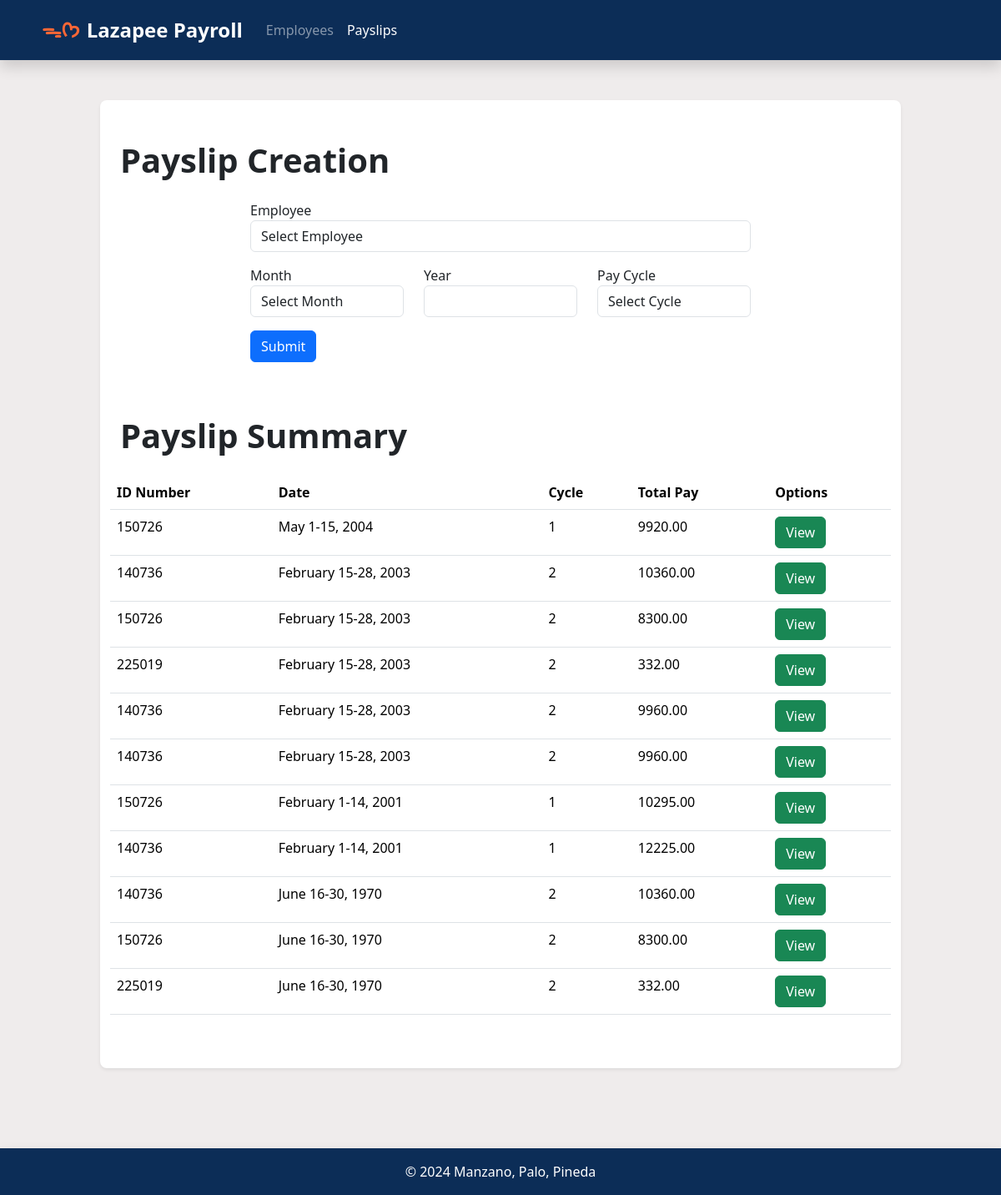
/payslips/, run on an earlier commit of the app's database.
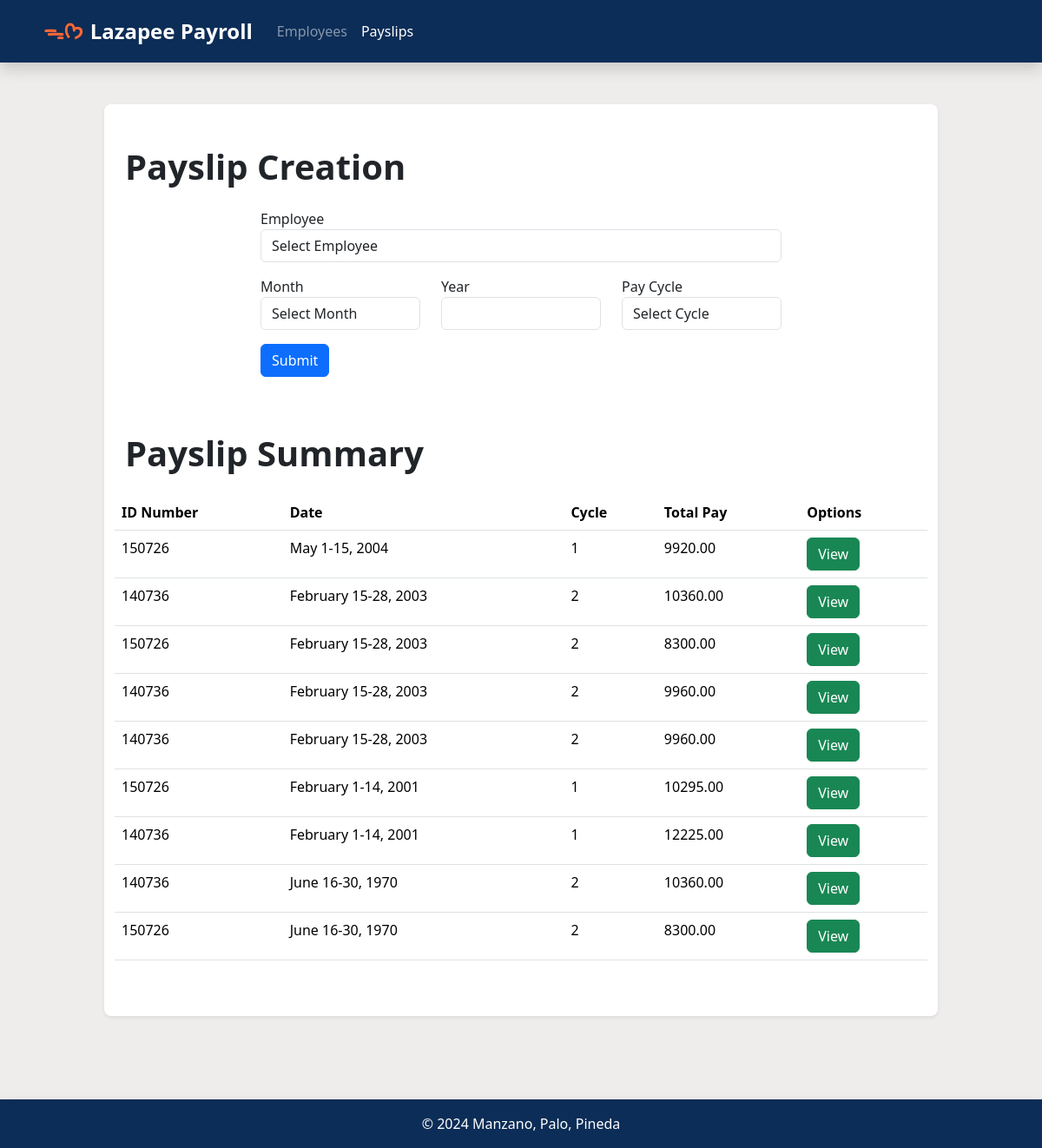
And on a later commit of the database.
### payroll_app/models.py (models this page shows, shortened)
class Payslip(models.Model):
    employee = models.ForeignKey(Employee, on_delete=models.CASCADE)
    month = models.CharField(max_length=20)
    date_range = models.CharField(max_length=50)
    year = models.CharField(max_length=4)
    pay_cycle = models.IntegerField()
    rate = models.FloatField()
    earnings_allowance = models.FloatField()
    deductions_tax = models.FloatField()
    deductions_health = models.FloatField()
    pag_ibig = models.FloatField()
    sss = models.FloatField()
    overtime = models.FloatField()
    total_pay = models.FloatField()

class Employee(models.Model):
    name = models.CharField(max_length=100)
    id_number = models.CharField(max_length=20, unique=True)
    rate = models.FloatField()
    allowance = models.FloatField(null=True, blank=True)
    overtime_pay = models.FloatField(null=True, blank=True)

### payroll_app/views.py (the view, shortened to what this page needs)
# urls.py: path('payslips/', views.payslips, name='payslips'),
def payslips(request):
    context = {
        'nav_selected': 'Payslips',
        'payslips': Payslip.objects.all().order_by('-year'),
        'employees': Employee.objects.all()
    }
    return render(request, 'payroll_app/payslips.html', context)

### payroll_app/templates/payroll_app/payslips.html (shortened to what this page needs)
{% extends 'payroll_app/base.html' %}
{% load static %}
{% block content %}
<div class="container px-4 py-5 rounded-3 shadow-sm bg-white bg-gradient mb-5">
    <h1 class="display-6 fw-bold pb-3">Payslip Creation</h1>
    <div class="row align-items-center justify-content-center">
        <div class="col-md-8">
            <form class='form-inline align-items-center' method="post" action="{% url 'payslips' %}">
                <div class="row mb-3">
                    <div class="col">
                        <div class="form-group">
                            <label for="employee">Employee</label>
                            <select name="payslip_employee" id="payslip_employee" class="form-control">
                                <option value="" disabled selected>Select Employee</option>
                            </select>
                        </div>
                    </div>
                </div>
                <div class="row mb-3">
                    <div class="col">
                        <div class="form-group">
                            <label for="pay_date">Month</label>
                            <select name="payslip_date" id="payslip_date" class="form-control">
                                <option value="" disabled selected>Select Month</option>
                            </select>
                        </div>
                    </div>
                    <div class="col">
                        <div class="form-group">
                            <label for="pay_year">Year</label>
                            <div class="input-group">
                                <input class="form-control" type="number" name="payslip_year" min="1000" max="9999" id="payslip_year">
                            </div>
                        </div>
                    </div>
                    <div class="col">
                        <div class="form-group">
                            <label for="pay_cycle">Pay Cycle</label>
                            <select name="payslip_cycle" id="payslip_cycle" class="form-control">
                                <option value="" disabled selected>Select Cycle</option>
                            </select>
                        </div>
                    </div>
                </div>
                <div class="row mb-3">
                    <div class="col-mx">
                        <button type="submit" class="btn btn-primary">Submit</button>
                    </div>
                </div>
            </form>
        </div>
    </div>
    <div class="row mt-5">
        <h1 class="display-6 fw-bold pb-3">Payslip Summary</h1>
        <table class="table">
            <thead class="thead-dark">
                <th class="col">ID Number</th>
                <th class="col">Date</th>
                <th class="col">Cycle</th>
                <th class="col">Total Pay</th>
                <th class="col">Options</th>
            </thead>
            <tbody>
                {% for payslip in payslips %}
                <tr>
                    <td> {{ payslip.employee.id_number}} </td>
                    <td> {{ payslip.date_range}} </td>
                    <td> {{ payslip.pay_cycle }} </td>
                    <td> {{ payslip.total_pay|floatformat:2}} </td>
                    <td> <a href="{% url 'view_payslip' pk=payslip.id %}" class="btn btn-success">View</a> </td>
                </tr>
                {% endfor %}
            </tbody>
        </table>
    </div>
</div>
{% endblock %}

What changed in the data, as far as the page shows it:
removed Payslip: employee.id_number "225019", date_range "February 15-28, 2003", pay_cycle "2", total_pay "332.00"
removed Payslip: employee.id_number "225019", date_range "June 16-30, 1970", pay_cycle "2", total_pay "332.00"
